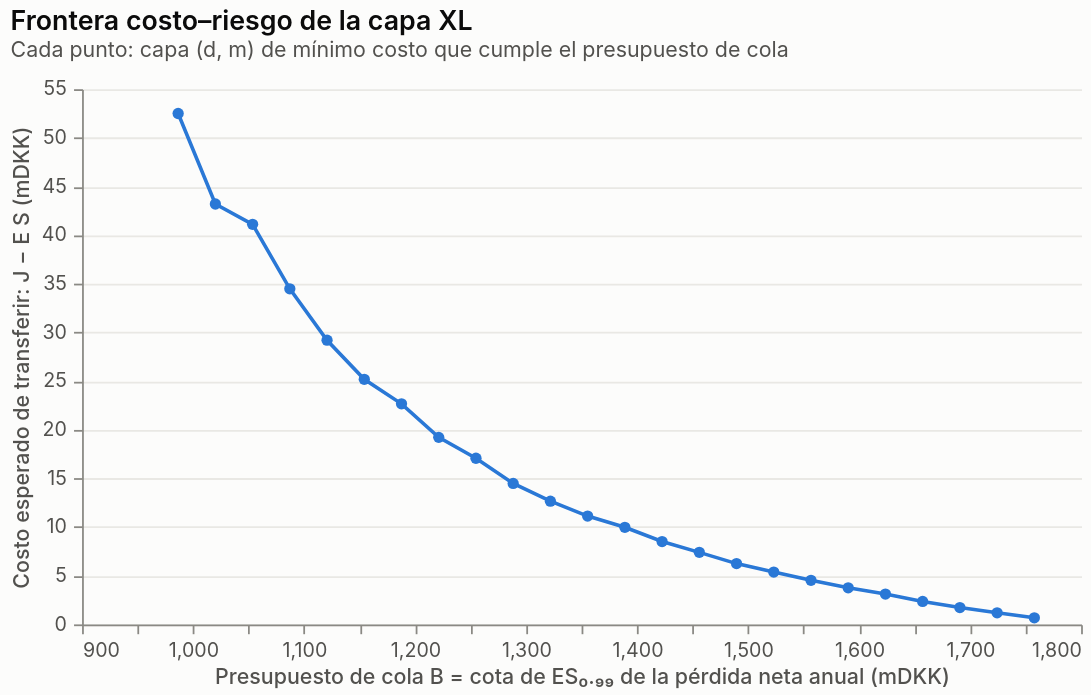

Notebook source saved alongside this figure:
### Markdown cell above
La frontera muestra el precio de la seguridad: cada reducción adicional del ES neto cuesta más que la anterior.
Igual que en las notas, sin restricción de cola el óptimo sería no reasegurar.

### Code cell
fig["06b_frontera"]

### Figure 1 — Vega-Lite specification as saved in the notebook (floating-point values rounded to 4 significant figures)
{"$schema": "https://vega.github.io/schema/vega-lite/v6.4.1.json", "config": {"axis": {"domainColor": "#8a8984", "gridColor": "#e9e8e4", "labelColor": "#52514e", "labelFontSize": 11, "labelPadding": 4, "tickColor": "#8a8984", "titleColor": "#52514e", "titleFontSize": 12, "titleFontWeight": 500}, "axisX": {"grid": false}, "background": "#fcfcfb", "bar": {"cornerRadiusEnd": 4}, "font": "Inter, Segoe UI, Helvetica, Arial, sans-serif", "legend": {"labelColor": "#52514e", "labelFontSize": 11, "orient": "top", "symbolStrokeWidth": 2, "titleColor": "#52514e", "titleFontSize": 11}, "line": {"strokeWidth": 2}, "point": {"filled": true, "size": 64}, "range": {"category": ["#2a78d6", "#eb6834", "#1baf7a"]}, "title": {"anchor": "start", "color": "#0b0b0b", "fontSize": 15, "fontWeight": 600, "offset": 10, "subtitleColor": "#52514e", "subtitleFontSize": 12}, "view": {"stroke": null}}, "data": {"name": "data-8bab78dd6a57033461788ef4dc0035c7"}, "datasets": {"data-8bab78dd6a57033461788ef4dc0035c7": [{"B": 986.6, "costo_transferencia": 52.5, "d": 10.0, "m": 1000.0, "ratio": 0.55}, {"B": 1020.0, "costo_transferencia": 43.2, "d": 15.0, "m": 1200.0, "ratio": 0.5687}, {"B": 1054.0, "costo_transferencia": 41.11, "d": 15.0, "m": 1000.0, "ratio": 0.5874}, {"B": 1087.0, "costo_transferencia": 34.49, "d": 20.0, "m": 1000.0, "ratio": 0.6061}, {"B": 1121.0, "costo_transferencia": 29.2, "d": 30.0, "m": 1200.0, "ratio": 0.6248}, {"B": 1154.0, "costo_transferencia": 25.19, "d": 40.0, "m": 1200.0, "ratio": 0.6435}, {"B": 1188.0, "costo_transferencia": 22.67, "d": 50.0, "m": 1200.0, "ratio": 0.6622}, {"B": 1221.0, "costo_transferencia": 19.22, "d": 65.0, "m": 1100.0, "ratio": 0.6809}, {"B": 1255.0, "costo_transferencia": 17.07, "d": 75.0, "m": 1000.0, "ratio": 0.6996}, {"B": 1288.0, "costo_transferencia": 14.49, "d": 95.0, "m": 900.0, "ratio": 0.7183}, {"B": 1322.0, "costo_transferencia": 12.66, "d": 90.0, "m": 700.0, "ratio": 0.737}, {"B": 1355.0, "costo_transferencia": 11.13, "d": 120.0, "m": 700.0, "ratio": 0.7557}, {"B": 1389.0, "costo_transferencia": 9.98, "d": 160.0, "m": 700.0, "ratio": 0.7743}, {"B": 1423.0, "costo_transferencia": 8.516, "d": 180.0, "m": 600.0, "ratio": 0.793}, {"B": 1456.0, "costo_transferencia": 7.404, "d": 180.0, "m": 500.0, "ratio": 0.8117}, {"B": 1490.0, "costo_transferencia": 6.249, "d": 180.0, "m": 400.0, "ratio": 0.8304}, {"B": 1523.0, "costo_transferencia": 5.375, "d": 200.0, "m": 350.0, "ratio": 0.8491}, {"B": 1557.0, "costo_transferencia": 4.534, "d": 260.0, "m": 325.0, "ratio": 0.8678}, {"B": 1590.0, "costo_transferencia": 3.762, "d": 240.0, "m": 250.0, "ratio": 0.8865}, {"B": 1624.0, "costo_transferencia": 3.117, "d": 300.0, "m": 225.0, "ratio": 0.9052}, {"B": 1657.0, "costo_transferencia": 2.363, "d": 340.0, "m": 175.0, "ratio": 0.9239}, {"B": 1691.0, "costo_transferencia": 1.734, "d": 340.0, "m": 125.0, "ratio": 0.9426}, {"B": 1724.0, "costo_transferencia": 1.193, "d": 280.0, "m": 75.0, "ratio": 0.9613}, {"B": 1758.0, "costo_transferencia": 0.6724, "d": 400.0, "m": 50.0, "ratio": 0.98}]}, "encoding": {"tooltip": [{"field": "B", "format": ",.0f", "type": "quantitative"}, {"field": "ratio", "format": ".0%", "title": "B / ES bruto", "type": "quantitative"}, {"field": "d", "title": "d óptima", "type": "quantitative"}, {"field": "m", "title": "m óptima", "type": "quantitative"}, {"field": "costo_transferencia", "format": ",.2f", "title": "costo", "type": "quantitative"}], "x": {"field": "B", "scale": {"zero": false}, "title": "Presupuesto de cola B = cota de ES₀.₉₉ de la pérdida neta anual (mDKK)", "type": "quantitative"}, "y": {"field": "costo_transferencia", "title": "Costo esperado de transferir: J − E S (mDKK)", "type": "quantitative"}}, "height": 300, "mark": {"color": "#2a78d6", "point": {"color": "#2a78d6", "size": 40}, "type": "line"}, "title": {"subtitle": "Cada punto: capa (d, m) de mínimo costo que cumple el presupuesto de cola", "text": "Frontera costo–riesgo de la capa XL"}, "width": 560}
